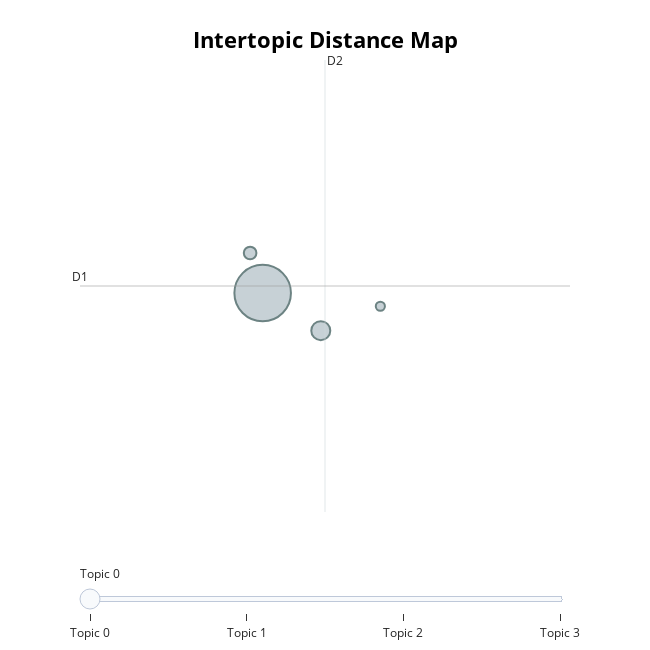

Notebook code for this chart:
### Code cell
topic_model.visualize_topics()

### Figure 1 — Plotly figure (JSON) as saved in the notebook; plotly's stock layout.template omitted (floating-point values rounded to 4 significant figures)
{"data": [{"customdata": [[0, "complication | hemorrhage | antepartum | obstruction | pregnancy", 841], [1, "neoplasm | neoplasms | hemangioma | malignant | lymphosarcoma", 95], [2, "hemorrhage | intracranial | laceration | subarachnoid | contusion", 42], [3, "bacteriological | tuberculous | tuberculoma | peritonitis | bacilli", 22]], "hovertemplate": "<b>Topic %{customdata[0]}</b><br>%{customdata[1]}<br>Size: %{customdata[2]}", "legendgroup": "", "marker": {"color": "#B0BEC5", "line": {"color": "DarkSlateGrey", "width": 2}, "size": [841, 95, 42, 22], "sizemode": "area", "sizeref": 0.5256, "symbol": "circle"}, "mode": "markers", "name": "", "orientation": "v", "showlegend": false, "type": "scatter", "x": [14.52, 15.26, 14.36, 16.01], "xaxis": "x", "y": [21.89, 21.23, 22.6, 21.66], "yaxis": "y"}], "layout": {"annotations": [{"showarrow": false, "text": "D1", "x": 12.21, "y": 22.02, "yshift": 10}, {"showarrow": false, "text": "D2", "x": 15.31, "xshift": 10, "y": 25.99}], "height": 650, "hoverlabel": {"bgcolor": "white", "font": {"family": "Rockwell", "size": 16}}, "legend": {"itemsizing": "constant", "tracegroupgap": 0}, "margin": {"t": 60}, "shapes": [{"line": {"color": "#CFD8DC", "width": 2}, "type": "line", "x0": 15.31, "x1": 15.31, "y0": 18.05, "y1": 25.99}, {"line": {"color": "#9E9E9E", "width": 2}, "type": "line", "x0": 12.21, "x1": 18.41, "y0": 22.02, "y1": 22.02}], "sliders": [{"active": 0, "pad": {"t": 50}, "steps": [{"args": [{"marker.color": [["red", "#B0BEC5", "#B0BEC5", "#B0BEC5"]]}], "label": "Topic 0", "method": "update"}, {"args": [{"marker.color": [["#B0BEC5", "red", "#B0BEC5", "#B0BEC5"]]}], "label": "Topic 1", "method": "update"}, {"args": [{"marker.color": [["#B0BEC5", "#B0BEC5", "red", "#B0BEC5"]]}], "label": "Topic 2", "method": "update"}, {"args": [{"marker.color": [["#B0BEC5", "#B0BEC5", "#B0BEC5", "red"]]}], "label": "Topic 3", "method": "update"}]}], "title": {"font": {"color": "Black", "size": 22}, "text": "<b>Intertopic Distance Map</b>", "x": 0.5, "xanchor": "center", "y": 0.95, "yanchor": "top"}, "width": 650, "xaxis": {"anchor": "y", "domain": [0, 1], "range": [12.21, 18.41], "title": {"text": ""}, "visible": false}, "yaxis": {"anchor": "x", "domain": [0, 1], "range": [18.05, 25.99], "title": {"text": ""}, "visible": false}}}
